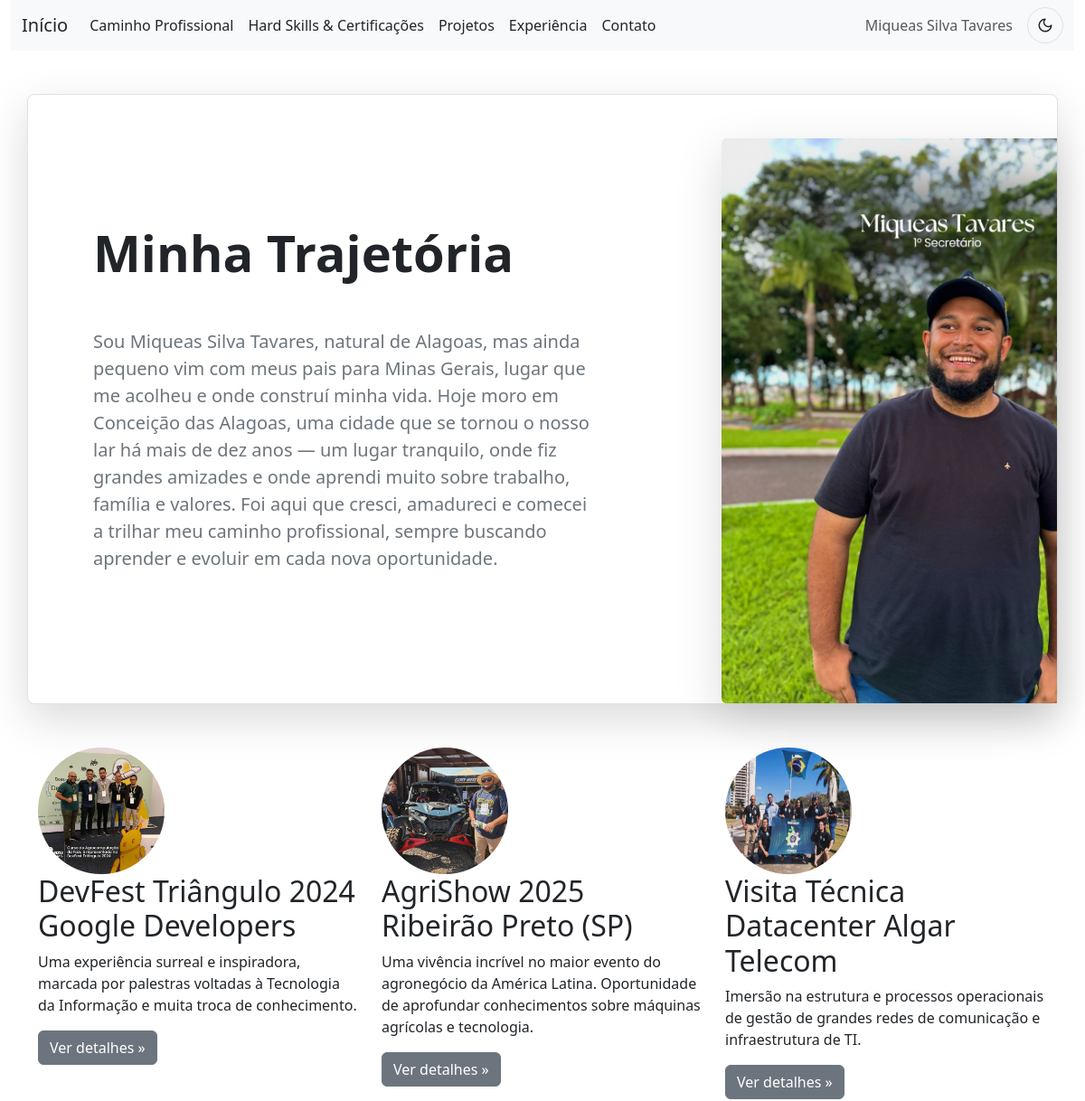
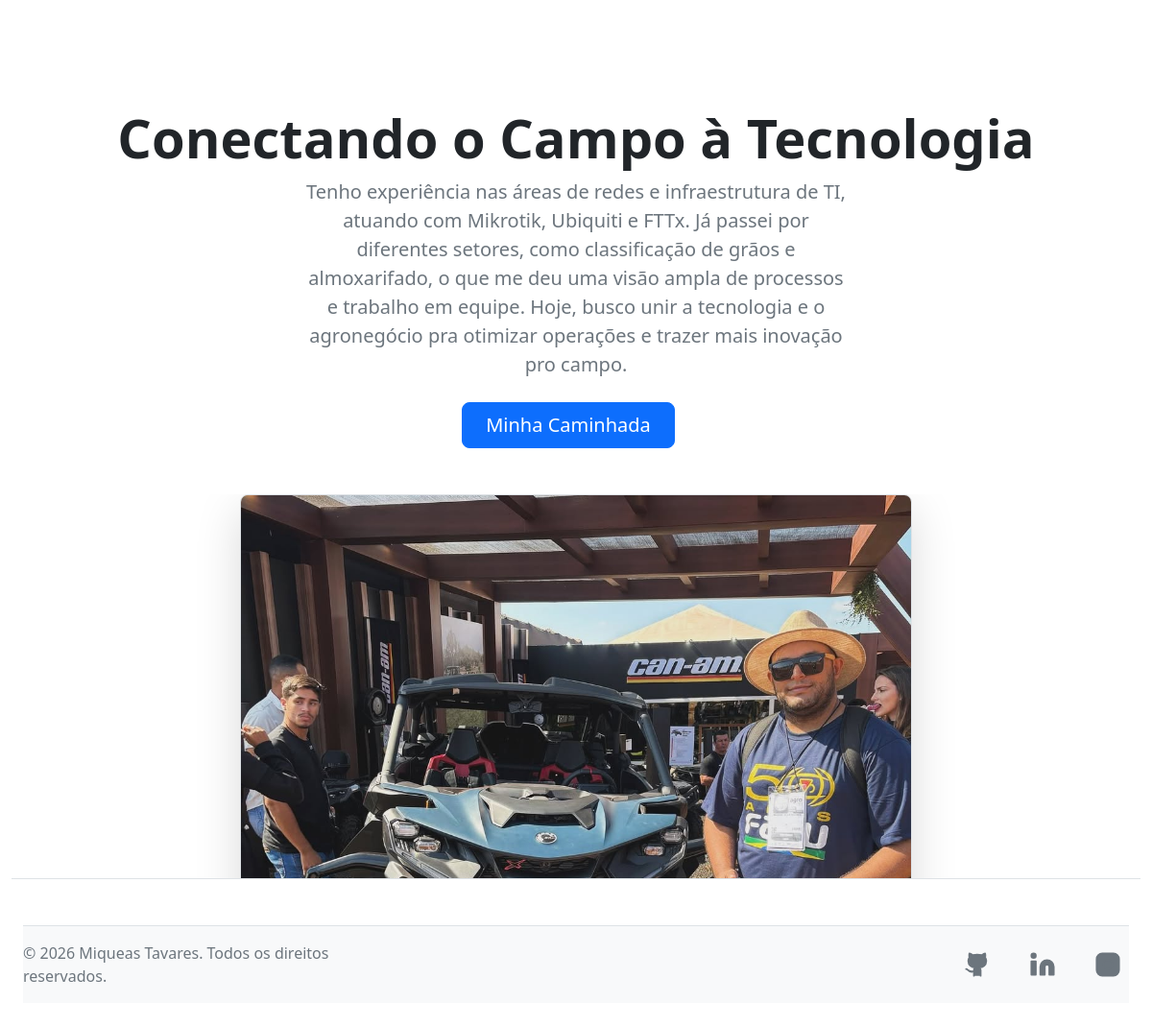
The page / on the database its author committed (2 pictures, top to bottom).
### tables this page shows
CREATE TABLE experiencias (
        id INTEGER PRIMARY KEY AUTOINCREMENT,
        titulo TEXT NOT NULL,
        subtitulo TEXT,
        descricao TEXT,
        imagem TEXT,
        ordem INTEGER DEFAULT 0
    );

### index.php (the view, shortened to what this page needs)
<!DOCTYPE html>
<html lang="pt-br">
<head>
    <link rel="stylesheet" href="https://cdn.jsdelivr.net/npm/bootstrap@5.3.8/dist/css/bootstrap.min.css">
    <link href="https://unpkg.com/aos@2.3.1/dist/aos.css" rel="stylesheet">
    <?php
    require_once("include/db.php");
    $stmt = $pdo->query("SELECT chave, valor FROM configuracoes");
    $config = [];
    foreach ($stmt->fetchAll() as $row) {
        $config[$row['chave']] = $row['valor'];
    }
    $stmtExp = $pdo->query("SELECT * FROM experiencias ORDER BY ordem ASC LIMIT 3");
    $experiencias = $stmtExp->fetchAll();
    ?>
</head>
<body>
    <div class="container-xxl">
        <?php include("include/topo.php"); ?>
        <div>
            <div class="container my-5" data-aos="fade-up">
                <div class="row p-4 pb-0 pe-lg-0 pt-lg-5 align-items-center rounded-3 border shadow-lg">
                    <div class="col-lg-7 p-3 p-lg-5 pt-lg-3">
                        <h1 class="display-4 fw-bold lh-1 text-body-emphasis">
                            <?= $config['trajetoria_titulo'] ?? 'Minha Trajetória' ?>
                        </h1><br><br>
                        <p class="lead">
                            <?= $config['trajetoria_texto'] ?? '' ?>
                        </p>
                    </div>
                    <div class="col-lg-4 offset-lg-1 p-0 overflow-hidden shadow-lg">
                        <img class="rounded-lg-3"
                            src="<?= $config['trajetoria_imagem'] ?? 'imagens/fazu_miqueas.jpg' ?>"
                            alt="Miqueas Silva Tavares" width="500" />
                    </div>
                </div>
            </div>
            <div class="container marketing">
                <div class="row">
                    <?php
                    $delay = 100;
                    foreach ($experiencias as $exp):
                        ?>
                        <div class="col-lg-4" data-aos="fade-up" data-aos-delay="<?= $delay ?>">
                            <img src="<?= $exp['imagem'] ?>" alt="<?= $exp['titulo'] ?>"
                                class="bd-placeholder-img rounded-circle" width="140" height="140" />
                            <h2 class="fw-normal"><?= $exp['titulo'] ?></h2>
                            <p><?= $exp['descricao'] ?></p>
                            <p>
                                <a class="btn btn-secondary" href="experiencias.php">Ver detalhes &raquo;</a>
                            </p>
                        </div>
                        <?php
                        $delay += 100;
                    endforeach;
                    ?>
                </div>
            </div>
            <div class="px-4 pt-5 my-5 text-center border-bottom" data-aos="fade-up">
                <h1 class="display-4 fw-bold text-body-emphasis">
                    Conectando o Campo à Tecnologia
                </h1>
                <div class="col-lg-6 mx-auto">
                    <p class="lead mb-4">
                        Tenho experiência nas áreas de redes e infraestrutura de TI, atuando com Mikrotik, Ubiquiti e
                        FTTx. Já passei por diferentes setores, como classificação de grãos e almoxarifado, o que me deu
                        uma visão ampla de processos e trabalho em equipe. Hoje, busco unir a tecnologia e o agronegócio
                        pra otimizar operações e trazer mais inovação pro campo.
                    </p>
                    <div class="d-grid gap-2 d-sm-flex justify-content-sm-center mb-5">
                        <a href="formacoes.php" class="btn btn-primary btn-lg px-4 me-sm-3" role="button">
                            Minha Caminhada
                        </a>
                    </div>
                </div>
                <div class="overflow-hidden" style="max-height: 50vh">
                    <div class="container px-5">
                        <img src="imagens/agrishow.jpg" class="img-fluid border rounded-3 shadow-lg mb-4" alt="AgriShow"
                            width="700" height="500" loading="lazy" />
                    </div>
                </div>
            </div>
        </div>
        <?php include("include/roda_pe.php"); ?>
    </div>
</body>
</html>

### include/theme.php (style rules this page uses)
:root { --bg-primary: #ffffff; --bg-secondary: #f8f9fa; --text-primary: #212529; --text-secondary: #6c757d; --border-color: #dee2e6; --shadow-color: rgba(0, 0, 0, 0.15); --card-bg: #ffffff; --btn-primary-bg: #0d6efd; --btn-primary-text: #ffffff; --btn-secondary-bg: #6c757d; --btn-secondary-text: #ffffff; }
body { background-color: var(--bg-primary); color: var(--text-primary); transition: background-color 0.3s ease, color 0.3s ease; }
.container-xxl { background-color: var(--bg-primary); }
.text-body-emphasis { color: var(--text-primary) !important; }
.lead { color: var(--text-secondary); }
.border { border-color: var(--border-color) !important; }
.shadow-lg { box-shadow: 0 1rem 3rem var(--shadow-color) !important; }
.rounded-3 { background-color: var(--card-bg); }
.btn-primary { background-color: var(--btn-primary-bg); border-color: var(--btn-primary-bg); color: var(--btn-primary-text); }
.btn-secondary { background-color: var(--btn-secondary-bg); border-color: var(--btn-secondary-bg); color: var(--btn-secondary-text); }
.card, .rounded-3.border { background-color: var(--card-bg); color: var(--text-primary); border-color: var(--border-color); }
* { transition: background-color 0.3s ease, color 0.3s ease, border-color 0.3s ease; }
body { opacity: 0; transition: opacity 0.6s ease-in-out; }
body.loaded { opacity: 1; }

### index.php (style rules this page uses)
@media (min-width: 992px) { .rounded-lg-3 { border-radius: .3rem; } }

### rows shown on the page
experiencias: imagem (picture), titulo "DevFest Triângulo 2024 Google Developers", descricao "Uma experiência surreal e inspiradora, marcada por palestras voltadas à Tecnologia da Informação e muita troca de conhecimento."
experiencias: imagem (picture), titulo "AgriShow 2025 Ribeirão Preto (SP)", descricao "Uma vivência incrível no maior evento do agronegócio da América Latina. Oportunidade de aprofundar conhecimentos sobre máquinas agrícolas e tecnologia."
experiencias: imagem (picture), titulo "Visita Técnica Datacenter Algar Telecom", descricao "Imersão na estrutura e processos operacionais de gestão de grandes redes de comunicação e infraestrutura de TI."

### other values the page prints
$config['trajetoria_titulo'] "Minha Trajetória"
